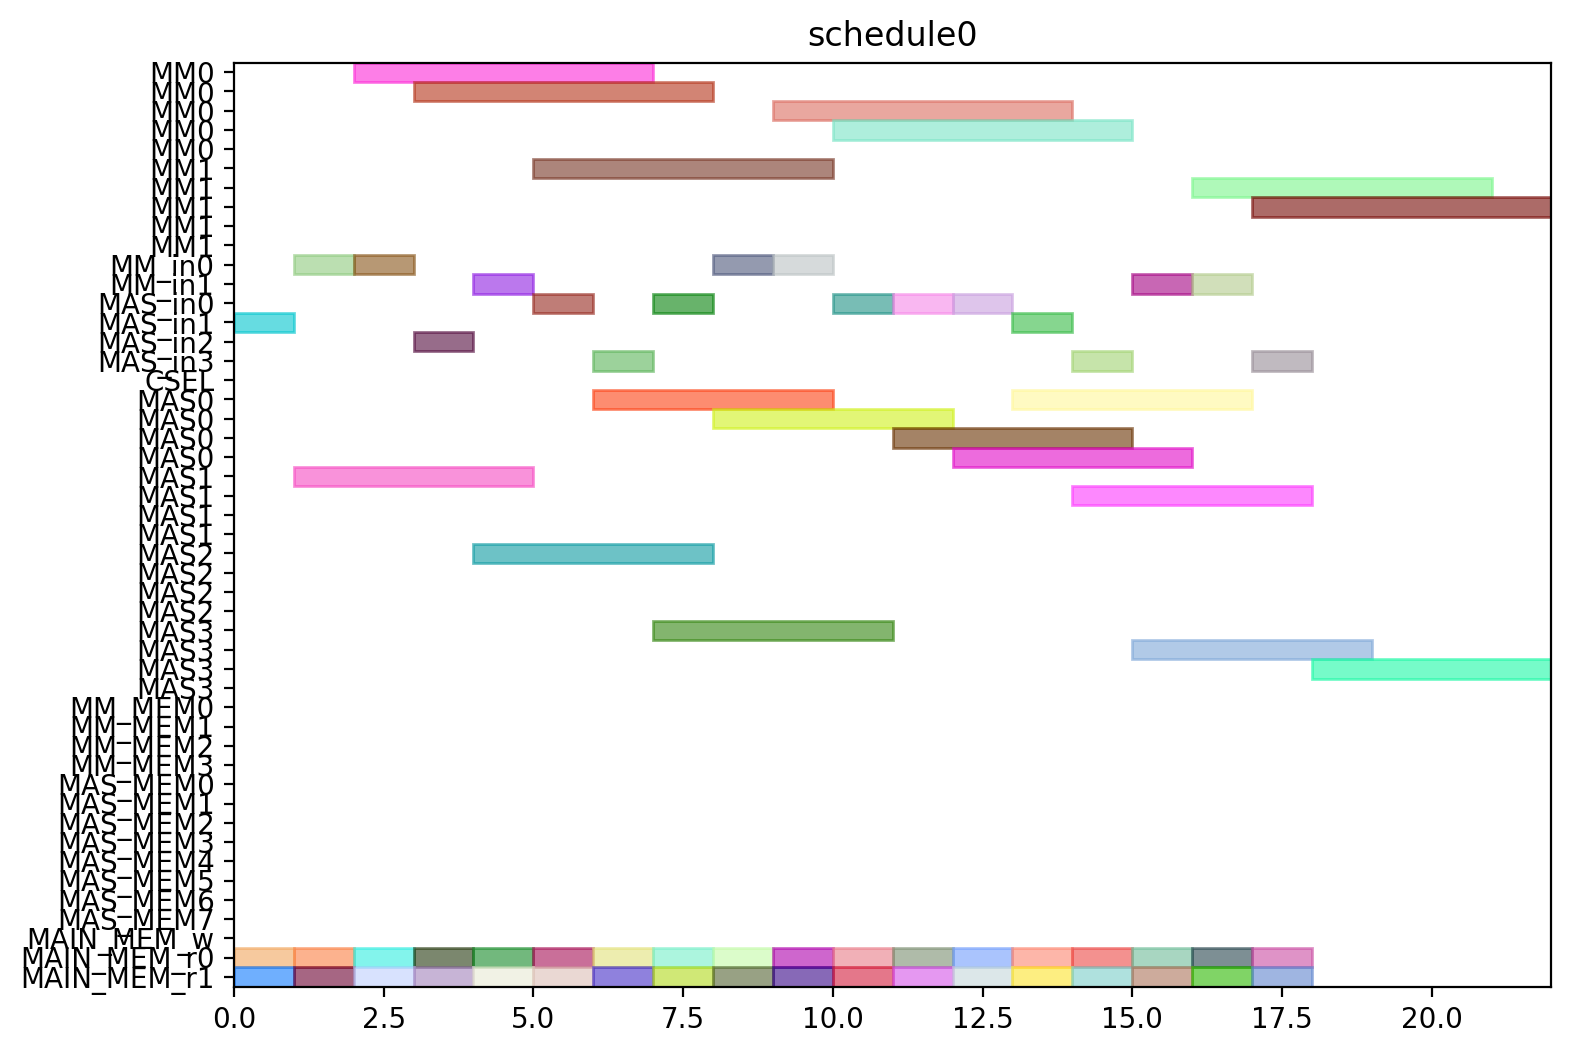

The Python source for this figure:
from pyschedule import Scenario, solvers, plotters, alt


def solve():
	horizon = 120
	S = Scenario("schedule0", horizon=horizon)

	# resource
	MM = S.Resources('MM', num=2, size=5)
	MM_in = S.Resources('MM_in', num=2)
	MAS_in = S.Resources('MAS_in', num=4)
	CSEL = S.Resource('CSEL')
	MAS = S.Resources('MAS', num=4, size=4, periods=range(1, horizon))
	MM_MEM = S.Resources('MM_MEM', num=4)
	MAS_MEM = S.Resources('MAS_MEM', num=8)
	MAIN_MEM_w = S.Resource('MAIN_MEM_w', size=1)
	MAIN_MEM_r = S.Resources('MAIN_MEM_r', num=2)

	# result of previous scheduling

	# new tasks
	t0_t0 = S.Task('t0_t0', length=4, delay_cost=1)
	t0_t0 += alt(MAS)
	t0_t0_in = S.Task('t0_t0_in', length=1, delay_cost=1)
	t0_t0_in += alt(MAS_in)
	S += t0_t0_in*MAS_in[0]<=t0_t0*MAS[0]

	S += t0_t0_in*MAS_in[1]<=t0_t0*MAS[1]

	S += t0_t0_in*MAS_in[2]<=t0_t0*MAS[2]

	S += t0_t0_in*MAS_in[3]<=t0_t0*MAS[3]

	t0_t0_mem0 = S.Task('t0_t0_mem0', length=1, delay_cost=1)
	t0_t0_mem0 += MAIN_MEM_r[0]
	S += t0_t0_mem0 <= t0_t0

	t0_t0_mem1 = S.Task('t0_t0_mem1', length=1, delay_cost=1)
	t0_t0_mem1 += MAIN_MEM_r[1]
	S += t0_t0_mem1 <= t0_t0

	t0_t1 = S.Task('t0_t1', length=4, delay_cost=1)
	t0_t1 += alt(MAS)
	t0_t1_in = S.Task('t0_t1_in', length=1, delay_cost=1)
	t0_t1_in += alt(MAS_in)
	S += t0_t1_in*MAS_in[0]<=t0_t1*MAS[0]

	S += t0_t1_in*MAS_in[1]<=t0_t1*MAS[1]

	S += t0_t1_in*MAS_in[2]<=t0_t1*MAS[2]

	S += t0_t1_in*MAS_in[3]<=t0_t1*MAS[3]

	t0_t1_mem0 = S.Task('t0_t1_mem0', length=1, delay_cost=1)
	t0_t1_mem0 += MAIN_MEM_r[0]
	S += t0_t1_mem0 <= t0_t1

	t0_t1_mem1 = S.Task('t0_t1_mem1', length=1, delay_cost=1)
	t0_t1_mem1 += MAIN_MEM_r[1]
	S += t0_t1_mem1 <= t0_t1

	t0_t3 = S.Task('t0_t3', length=5, delay_cost=1)
	t0_t3 += alt(MM)
	t0_t3_in = S.Task('t0_t3_in', length=1, delay_cost=1)
	t0_t3_in += alt(MM_in)
	S += t0_t3_in*MM_in[0]<=t0_t3*MM[0]
	S += t0_t3_in*MM_in[1]<=t0_t3*MM[1]
	t0_t3_mem0 = S.Task('t0_t3_mem0', length=1, delay_cost=1)
	t0_t3_mem0 += MAIN_MEM_r[0]
	S += t0_t3_mem0 <= t0_t3

	t0_t3_mem1 = S.Task('t0_t3_mem1', length=1, delay_cost=1)
	t0_t3_mem1 += MAIN_MEM_r[1]
	S += t0_t3_mem1 <= t0_t3

	t1_t0 = S.Task('t1_t0', length=4, delay_cost=1)
	t1_t0 += alt(MAS)
	t1_t0_in = S.Task('t1_t0_in', length=1, delay_cost=1)
	t1_t0_in += alt(MAS_in)
	S += t1_t0_in*MAS_in[0]<=t1_t0*MAS[0]

	S += t1_t0_in*MAS_in[1]<=t1_t0*MAS[1]

	S += t1_t0_in*MAS_in[2]<=t1_t0*MAS[2]

	S += t1_t0_in*MAS_in[3]<=t1_t0*MAS[3]

	t1_t0_mem0 = S.Task('t1_t0_mem0', length=1, delay_cost=1)
	t1_t0_mem0 += MAIN_MEM_r[0]
	S += t1_t0_mem0 <= t1_t0

	t1_t0_mem1 = S.Task('t1_t0_mem1', length=1, delay_cost=1)
	t1_t0_mem1 += MAIN_MEM_r[1]
	S += t1_t0_mem1 <= t1_t0

	t1_t1 = S.Task('t1_t1', length=4, delay_cost=1)
	t1_t1 += alt(MAS)
	t1_t1_in = S.Task('t1_t1_in', length=1, delay_cost=1)
	t1_t1_in += alt(MAS_in)
	S += t1_t1_in*MAS_in[0]<=t1_t1*MAS[0]

	S += t1_t1_in*MAS_in[1]<=t1_t1*MAS[1]

	S += t1_t1_in*MAS_in[2]<=t1_t1*MAS[2]

	S += t1_t1_in*MAS_in[3]<=t1_t1*MAS[3]

	t1_t1_mem0 = S.Task('t1_t1_mem0', length=1, delay_cost=1)
	t1_t1_mem0 += MAIN_MEM_r[0]
	S += t1_t1_mem0 <= t1_t1

	t1_t1_mem1 = S.Task('t1_t1_mem1', length=1, delay_cost=1)
	t1_t1_mem1 += MAIN_MEM_r[1]
	S += t1_t1_mem1 <= t1_t1

	t1_t3 = S.Task('t1_t3', length=5, delay_cost=1)
	t1_t3 += alt(MM)
	t1_t3_in = S.Task('t1_t3_in', length=1, delay_cost=1)
	t1_t3_in += alt(MM_in)
	S += t1_t3_in*MM_in[0]<=t1_t3*MM[0]
	S += t1_t3_in*MM_in[1]<=t1_t3*MM[1]
	t1_t3_mem0 = S.Task('t1_t3_mem0', length=1, delay_cost=1)
	t1_t3_mem0 += MAIN_MEM_r[0]
	S += t1_t3_mem0 <= t1_t3

	t1_t3_mem1 = S.Task('t1_t3_mem1', length=1, delay_cost=1)
	t1_t3_mem1 += MAIN_MEM_r[1]
	S += t1_t3_mem1 <= t1_t3

	t2_t2 = S.Task('t2_t2', length=4, delay_cost=1)
	t2_t2 += alt(MAS)
	t2_t2_in = S.Task('t2_t2_in', length=1, delay_cost=1)
	t2_t2_in += alt(MAS_in)
	S += t2_t2_in*MAS_in[0]<=t2_t2*MAS[0]

	S += t2_t2_in*MAS_in[1]<=t2_t2*MAS[1]

	S += t2_t2_in*MAS_in[2]<=t2_t2*MAS[2]

	S += t2_t2_in*MAS_in[3]<=t2_t2*MAS[3]

	t2_t2_mem0 = S.Task('t2_t2_mem0', length=1, delay_cost=1)
	t2_t2_mem0 += MAIN_MEM_r[0]
	S += t2_t2_mem0 <= t2_t2

	t2_t2_mem1 = S.Task('t2_t2_mem1', length=1, delay_cost=1)
	t2_t2_mem1 += MAIN_MEM_r[1]
	S += t2_t2_mem1 <= t2_t2

	t5_t0 = S.Task('t5_t0', length=5, delay_cost=1)
	t5_t0 += alt(MM)
	t5_t0_in = S.Task('t5_t0_in', length=1, delay_cost=1)
	t5_t0_in += alt(MM_in)
	S += t5_t0_in*MM_in[0]<=t5_t0*MM[0]
	S += t5_t0_in*MM_in[1]<=t5_t0*MM[1]
	t5_t0_mem0 = S.Task('t5_t0_mem0', length=1, delay_cost=1)
	t5_t0_mem0 += MAIN_MEM_r[0]
	S += t5_t0_mem0 <= t5_t0

	t5_t0_mem1 = S.Task('t5_t0_mem1', length=1, delay_cost=1)
	t5_t0_mem1 += MAIN_MEM_r[1]
	S += t5_t0_mem1 <= t5_t0

	t5_t1 = S.Task('t5_t1', length=5, delay_cost=1)
	t5_t1 += alt(MM)
	t5_t1_in = S.Task('t5_t1_in', length=1, delay_cost=1)
	t5_t1_in += alt(MM_in)
	S += t5_t1_in*MM_in[0]<=t5_t1*MM[0]
	S += t5_t1_in*MM_in[1]<=t5_t1*MM[1]
	t5_t1_mem0 = S.Task('t5_t1_mem0', length=1, delay_cost=1)
	t5_t1_mem0 += MAIN_MEM_r[0]
	S += t5_t1_mem0 <= t5_t1

	t5_t1_mem1 = S.Task('t5_t1_mem1', length=1, delay_cost=1)
	t5_t1_mem1 += MAIN_MEM_r[1]
	S += t5_t1_mem1 <= t5_t1

	t5_t2 = S.Task('t5_t2', length=4, delay_cost=1)
	t5_t2 += alt(MAS)
	t5_t2_in = S.Task('t5_t2_in', length=1, delay_cost=1)
	t5_t2_in += alt(MAS_in)
	S += t5_t2_in*MAS_in[0]<=t5_t2*MAS[0]

	S += t5_t2_in*MAS_in[1]<=t5_t2*MAS[1]

	S += t5_t2_in*MAS_in[2]<=t5_t2*MAS[2]

	S += t5_t2_in*MAS_in[3]<=t5_t2*MAS[3]

	t5_t2_mem0 = S.Task('t5_t2_mem0', length=1, delay_cost=1)
	t5_t2_mem0 += MAIN_MEM_r[0]
	S += t5_t2_mem0 <= t5_t2

	t5_t2_mem1 = S.Task('t5_t2_mem1', length=1, delay_cost=1)
	t5_t2_mem1 += MAIN_MEM_r[1]
	S += t5_t2_mem1 <= t5_t2

	t5_t3 = S.Task('t5_t3', length=4, delay_cost=1)
	t5_t3 += alt(MAS)
	t5_t3_in = S.Task('t5_t3_in', length=1, delay_cost=1)
	t5_t3_in += alt(MAS_in)
	S += t5_t3_in*MAS_in[0]<=t5_t3*MAS[0]

	S += t5_t3_in*MAS_in[1]<=t5_t3*MAS[1]

	S += t5_t3_in*MAS_in[2]<=t5_t3*MAS[2]

	S += t5_t3_in*MAS_in[3]<=t5_t3*MAS[3]

	t5_t3_mem0 = S.Task('t5_t3_mem0', length=1, delay_cost=1)
	t5_t3_mem0 += MAIN_MEM_r[0]
	S += t5_t3_mem0 <= t5_t3

	t5_t3_mem1 = S.Task('t5_t3_mem1', length=1, delay_cost=1)
	t5_t3_mem1 += MAIN_MEM_r[1]
	S += t5_t3_mem1 <= t5_t3

	t7_t0 = S.Task('t7_t0', length=4, delay_cost=1)
	t7_t0 += alt(MAS)
	t7_t0_in = S.Task('t7_t0_in', length=1, delay_cost=1)
	t7_t0_in += alt(MAS_in)
	S += t7_t0_in*MAS_in[0]<=t7_t0*MAS[0]

	S += t7_t0_in*MAS_in[1]<=t7_t0*MAS[1]

	S += t7_t0_in*MAS_in[2]<=t7_t0*MAS[2]

	S += t7_t0_in*MAS_in[3]<=t7_t0*MAS[3]

	t7_t0_mem0 = S.Task('t7_t0_mem0', length=1, delay_cost=1)
	t7_t0_mem0 += MAIN_MEM_r[0]
	S += t7_t0_mem0 <= t7_t0

	t7_t0_mem1 = S.Task('t7_t0_mem1', length=1, delay_cost=1)
	t7_t0_mem1 += MAIN_MEM_r[1]
	S += t7_t0_mem1 <= t7_t0

	t7_t1 = S.Task('t7_t1', length=4, delay_cost=1)
	t7_t1 += alt(MAS)
	t7_t1_in = S.Task('t7_t1_in', length=1, delay_cost=1)
	t7_t1_in += alt(MAS_in)
	S += t7_t1_in*MAS_in[0]<=t7_t1*MAS[0]

	S += t7_t1_in*MAS_in[1]<=t7_t1*MAS[1]

	S += t7_t1_in*MAS_in[2]<=t7_t1*MAS[2]

	S += t7_t1_in*MAS_in[3]<=t7_t1*MAS[3]

	t7_t1_mem0 = S.Task('t7_t1_mem0', length=1, delay_cost=1)
	t7_t1_mem0 += MAIN_MEM_r[0]
	S += t7_t1_mem0 <= t7_t1

	t7_t1_mem1 = S.Task('t7_t1_mem1', length=1, delay_cost=1)
	t7_t1_mem1 += MAIN_MEM_r[1]
	S += t7_t1_mem1 <= t7_t1

	t7_t3 = S.Task('t7_t3', length=5, delay_cost=1)
	t7_t3 += alt(MM)
	t7_t3_in = S.Task('t7_t3_in', length=1, delay_cost=1)
	t7_t3_in += alt(MM_in)
	S += t7_t3_in*MM_in[0]<=t7_t3*MM[0]
	S += t7_t3_in*MM_in[1]<=t7_t3*MM[1]
	t7_t3_mem0 = S.Task('t7_t3_mem0', length=1, delay_cost=1)
	t7_t3_mem0 += MAIN_MEM_r[0]
	S += t7_t3_mem0 <= t7_t3

	t7_t3_mem1 = S.Task('t7_t3_mem1', length=1, delay_cost=1)
	t7_t3_mem1 += MAIN_MEM_r[1]
	S += t7_t3_mem1 <= t7_t3

	t10_t0 = S.Task('t10_t0', length=5, delay_cost=1)
	t10_t0 += alt(MM)
	t10_t0_in = S.Task('t10_t0_in', length=1, delay_cost=1)
	t10_t0_in += alt(MM_in)
	S += t10_t0_in*MM_in[0]<=t10_t0*MM[0]
	S += t10_t0_in*MM_in[1]<=t10_t0*MM[1]
	t10_t0_mem0 = S.Task('t10_t0_mem0', length=1, delay_cost=1)
	t10_t0_mem0 += MAIN_MEM_r[0]
	S += t10_t0_mem0 <= t10_t0

	t10_t0_mem1 = S.Task('t10_t0_mem1', length=1, delay_cost=1)
	t10_t0_mem1 += MAIN_MEM_r[1]
	S += t10_t0_mem1 <= t10_t0

	t10_t1 = S.Task('t10_t1', length=5, delay_cost=1)
	t10_t1 += alt(MM)
	t10_t1_in = S.Task('t10_t1_in', length=1, delay_cost=1)
	t10_t1_in += alt(MM_in)
	S += t10_t1_in*MM_in[0]<=t10_t1*MM[0]
	S += t10_t1_in*MM_in[1]<=t10_t1*MM[1]
	t10_t1_mem0 = S.Task('t10_t1_mem0', length=1, delay_cost=1)
	t10_t1_mem0 += MAIN_MEM_r[0]
	S += t10_t1_mem0 <= t10_t1

	t10_t1_mem1 = S.Task('t10_t1_mem1', length=1, delay_cost=1)
	t10_t1_mem1 += MAIN_MEM_r[1]
	S += t10_t1_mem1 <= t10_t1

	t10_t2 = S.Task('t10_t2', length=4, delay_cost=1)
	t10_t2 += alt(MAS)
	t10_t2_in = S.Task('t10_t2_in', length=1, delay_cost=1)
	t10_t2_in += alt(MAS_in)
	S += t10_t2_in*MAS_in[0]<=t10_t2*MAS[0]

	S += t10_t2_in*MAS_in[1]<=t10_t2*MAS[1]

	S += t10_t2_in*MAS_in[2]<=t10_t2*MAS[2]

	S += t10_t2_in*MAS_in[3]<=t10_t2*MAS[3]

	t10_t2_mem0 = S.Task('t10_t2_mem0', length=1, delay_cost=1)
	t10_t2_mem0 += MAIN_MEM_r[0]
	S += t10_t2_mem0 <= t10_t2

	t10_t2_mem1 = S.Task('t10_t2_mem1', length=1, delay_cost=1)
	t10_t2_mem1 += MAIN_MEM_r[1]
	S += t10_t2_mem1 <= t10_t2

	t10_t3 = S.Task('t10_t3', length=4, delay_cost=1)
	t10_t3 += alt(MAS)
	t10_t3_in = S.Task('t10_t3_in', length=1, delay_cost=1)
	t10_t3_in += alt(MAS_in)
	S += t10_t3_in*MAS_in[0]<=t10_t3*MAS[0]

	S += t10_t3_in*MAS_in[1]<=t10_t3*MAS[1]

	S += t10_t3_in*MAS_in[2]<=t10_t3*MAS[2]

	S += t10_t3_in*MAS_in[3]<=t10_t3*MAS[3]

	t10_t3_mem0 = S.Task('t10_t3_mem0', length=1, delay_cost=1)
	t10_t3_mem0 += MAIN_MEM_r[0]
	S += t10_t3_mem0 <= t10_t3

	t10_t3_mem1 = S.Task('t10_t3_mem1', length=1, delay_cost=1)
	t10_t3_mem1 += MAIN_MEM_r[1]
	S += t10_t3_mem1 <= t10_t3

	solvers.mip.solve(S,msg=1,kind='CPLEX',ratio_gap=1.01)

	solution = [['hoge']*len(S.solution()[1]) for i in range(len(S.solution()))]
	for i in range(len(S.solution())):
		for j in range(len(S.solution()[i])):
			solution[i][j]=str(S.solution()[i][j])
	print(solution)

	cycles = int(solution[-1][3])

	pic_file_name = "/mnt/rose/usr1/fukuda/ABE/multiRAM_multiMAS_16mux/scheduling_result/stage5MM2_stage4MAS4/EP2_DBL_w_EVAL/schedule0.png"
	if(S.solution() != []):
		plotters.matplotlib.plot(S,img_filename=pic_file_name, show_task_labels=False, fig_size=(cycles*0.25+3, 6))

	return solution
